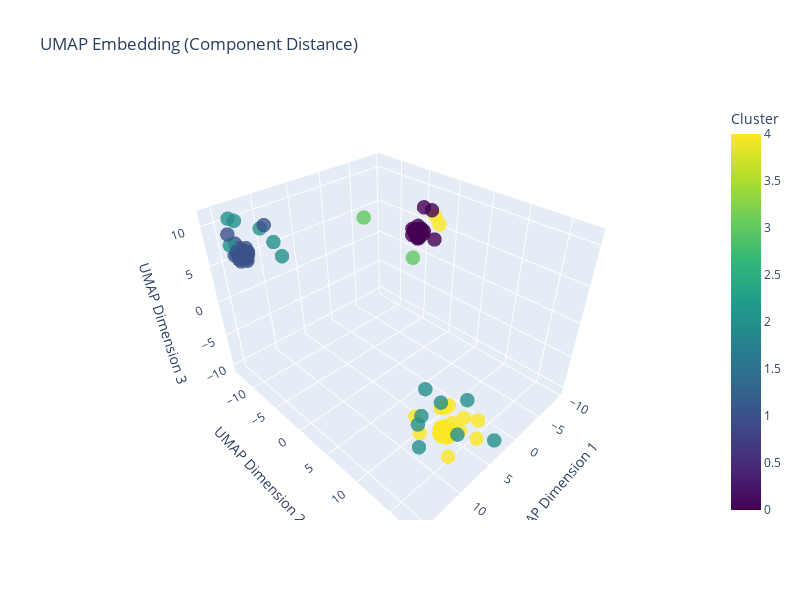

The cell this chart's notebook holds for it:
### Code cell
# --- Diagnostic Visualization of Distance Components ---
# Extract and plot each component matrix and their histograms
tree_dimensions: int = len(trees)
component_sum_matrix = np.zeros((tree_dimensions, tree_dimensions), dtype=float)
num_solutions_matrix = np.zeros((tree_dimensions, tree_dimensions), dtype=float)
path_length_matrix = np.zeros((tree_dimensions, tree_dimensions), dtype=float)

for i, j, components, s_edges, paths_i, paths_j in results:
    component_sum: int = sum(len(c) for c in components)
    num_solutions: int = len(components)
    path_length: int = sum(len(pi) + len(pj) for pi, pj in zip(paths_i, paths_j))
    component_sum_matrix[i, j] = component_sum
    component_sum_matrix[j, i] = component_sum
    num_solutions_matrix[i, j] = num_solutions
    num_solutions_matrix[j, i] = num_solutions
    path_length_matrix[i, j] = path_length
    path_length_matrix[j, i] = path_length

fig, axs = plt.subplots(1, 3, figsize=(18, 5))
plot_distance_matrix(component_sum_matrix, ax=axs[0], title="Component Sum Matrix")
plot_distance_matrix(num_solutions_matrix, ax=axs[1], title="Number of Solutions Matrix")
plot_distance_matrix(path_length_matrix, ax=axs[2], title="Path Length Matrix")
plt.show()

# Plot histograms
fig, axs = plt.subplots(1, 3, figsize=(18, 4))
axs[0].hist(component_sum_matrix[np.triu_indices(tree_dimensions, 1)], bins=20, color='b', alpha=0.7)
axs[0].set_title('Component Sum Histogram')
axs[1].hist(num_solutions_matrix[np.triu_indices(tree_dimensions, 1)], bins=20, color='g', alpha=0.7)
axs[1].set_title('Number of Solutions Histogram')
axs[2].hist(path_length_matrix[np.triu_indices(tree_dimensions, 1)], bins=20, color='r', alpha=0.7)
axs[2].set_title('Path Length Histogram')
plt.show()

embedding = perform_umap(path_length_matrix)

plot_component_umap_3d(
  embedding, cluster_labels, title="UMAP Embedding (Component Distance)"
)

### Figure 1 — Plotly figure (JSON) as saved in the notebook; plotly's stock layout.template omitted (floating-point values rounded to 4 significant figures; data arrays with more than 128 entries replaced by an {"elided": "..."} marker saying what was removed)
{"data": [{"hoverinfo": "text", "marker": {"color": {"elided": "235 int values"}, "colorbar": {"title": {"text": "Cluster"}}, "colorscale": [[0, "#440154"], [0.1111, "#482878"], [0.2222, "#3e4989"], [0.3333, "#31688e"], [0.4444, "#26828e"], [0.5556, "#1f9e89"], [0.6667, "#35b779"], [0.7778, "#6ece58"], [0.8889, "#b5de2b"], [1, "#fde725"]], "opacity": 0.8, "size": 5}, "mode": "markers", "name": "Data Points", "text": {"elided": "235 str values"}, "type": "scatter3d", "x": {"elided": "235 float values"}, "y": {"elided": "235 float values"}, "z": {"elided": "235 float values"}}], "layout": {"height": 600, "scene": {"xaxis": {"title": {"text": "UMAP Dimension 1"}}, "yaxis": {"title": {"text": "UMAP Dimension 2"}}, "zaxis": {"title": {"text": "UMAP Dimension 3"}}}, "title": {"text": "UMAP Embedding (Component Distance)"}, "width": 800}}
